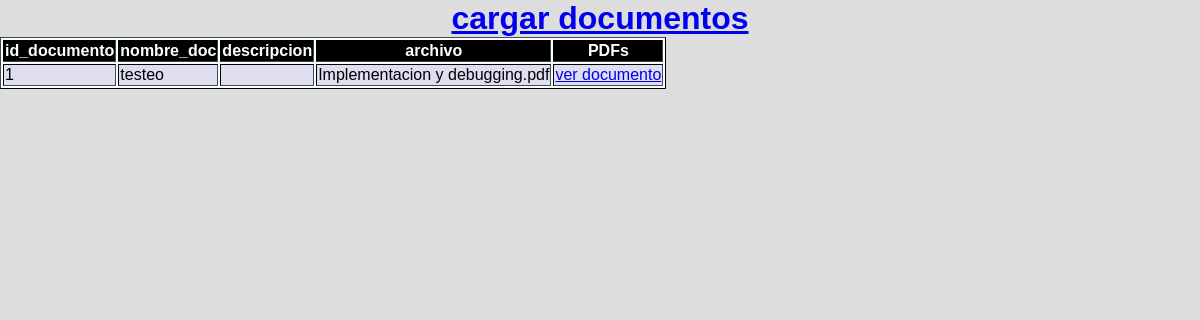
Page /documentos/index.php on the committed database.
### tables this page shows
CREATE TABLE `documentos` (
  `id_documento` int(11) NOT NULL,
  `nombre_doc` varchar(200) NOT NULL,
  `descripcion` varchar(500) NOT NULL,
  `archivo` longblob NOT NULL
);

### documentos/index.php (the view, shortened to what this page needs)
 <!DOCTYPE html>
 <html lang="en">
 <head>
    <link rel="stylesheet" type="text/css" href="../css/styleIndex.css">
 </head>
 <body>
<a href="upload_form.html"><h1>cargar documentos</h1></a>
<?php
include("../logica/conexion.php");
$consulta = mysqli_query($conn, "SELECT * FROM documentos") ;
?>
    <table border="1">
      <tr>
          <th>id_documento</th>
          <th>nombre_doc</th>
          <th>descripcion</th>
          <th>archivo</th>
          <th>PDFs</th>
      </tr>
      <?php while ($row = mysqli_fetch_assoc($consulta)) : ?>
          <tr>
              <td><?php echo $row["id_documento"]; ?></td>
              <td><?php echo $row["nombre_doc"]; ?></td>
              <td><?php echo $row["descripcion"]; ?></td>
              <td><?php echo $row["archivo"]; ?></td>
                <td> <a href="mostrarpdf.php?id_documento=<?php echo $row["id_documento"]; ?>">ver documento</a> </td>
            </tr>
      <?php endwhile; ?>
  </table>
 </body>
 </html>

### css/styleIndex.css (style rules this page uses)
* { margin: 0; box-sizing: border-box; }
body { background-color: #dddddd; font-family: Arial, Helvetica, sans-serif; }
h1 { text-align: center; font-family: Arial, Helvetica, sans-serif; }
table { border-color: #040607; background-color: rgb(253, 253, 253); }
th { background-color: #000000; color: #fff; }
table tr:nth-child(odd) { background-color: rgba(190, 199, 247, 0.918); }
table tr:nth-child(even) { background-color: #dfddf0; }

### rows in the picture
documentos: id_documento "1", nombre_doc "testeo", archivo "Implementacion y debugging.pdf"
